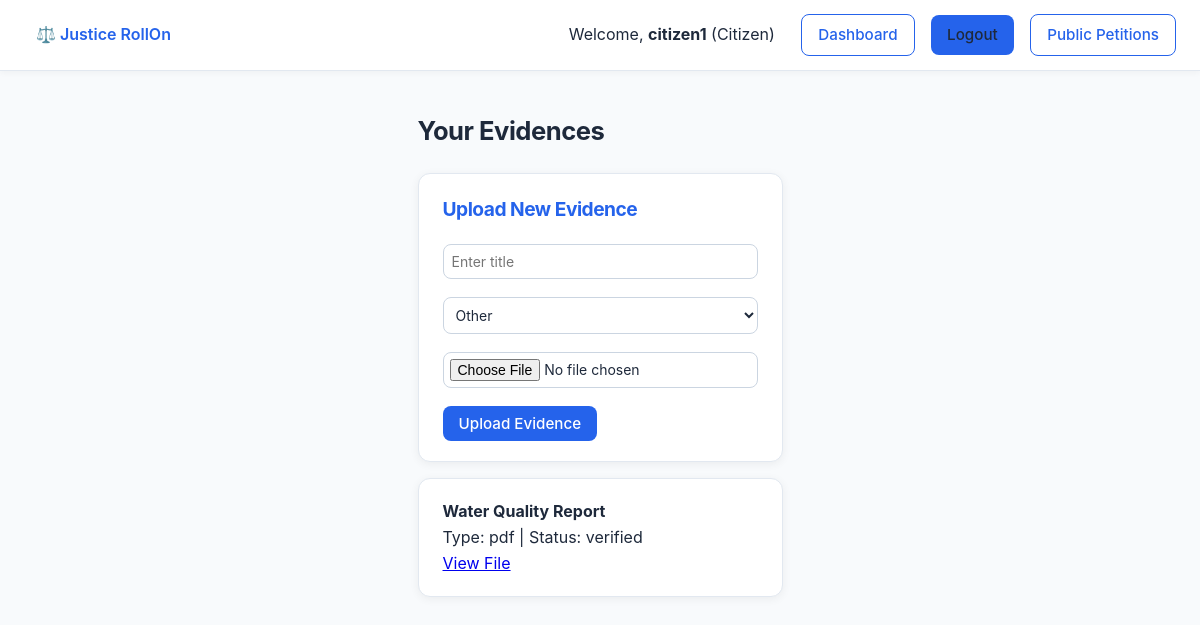
/evidences/ (signed in), run on the app's committed database.
### core/models.py (models this page shows, shortened)
class User(AbstractUser):
    ROLE_CHOICES = (
        ("admin", "Admin"),
        ("lawyer", "Lawyer"),
        ("citizen", "Citizen"),
    )
    role = models.CharField(
        max_length=20,
        choices=ROLE_CHOICES,
        default="citizen",
        help_text="User role determining permissions and available features.",
    )

class Evidence(models.Model):
    FILE_TYPES = (
        ("image", "Image"),
        ("pdf", "PDF"),
        ("video", "Video"),
        ("doc", "Document"),
        ("other", "Other"),
    )
    VERIFICATION_STATUS = (
        ("pending", "Pending"),
        ("verified", "Verified"),
        ("rejected", "Rejected"),
    )
    uploader = models.ForeignKey(
        User,
        on_delete=models.CASCADE,
        related_name="evidences",
        help_text="The user who uploaded this evidence.",
    )
    file = models.FileField(
        upload_to="evidence/",
        help_text="The actual uploaded file (stored in MEDIA_ROOT/evidence/).",
    )
    title = models.CharField(max_length=255, help_text="Descriptive title of the evidence.")
    file_type = models.CharField(
        max_length=20,
        choices=FILE_TYPES,
        default="other",
        help_text="Type of file for filtering and display purposes.",
    )
    uploaded_at = models.DateTimeField(auto_now_add=True)
    size_bytes = models.PositiveIntegerField(
        null=True,
        blank=True,
        help_text="File size in bytes (automatically populated on save).",
    )
    case_tag = models.CharField(
        max_length=128,
        blank=True,
        help_text="Optional tag to group evidence by case or topic.",
    )
    verification_status = models.CharField(
        max_length=20,
        choices=VERIFICATION_STATUS,
        default="pending",
        help_text="Moderation status: pending review, verified, or rejected.",
    )
    rule_violation = models.CharField(
        max_length=255,
        blank=True,
        help_text="Description of any platform rule violation (if rejected).",
    )
    party_involved = models.CharField(
        max_length=255,
        blank=True,
        help_text="Names or entities involved in the evidence.",
    )
    harm = models.TextField(
        blank=True,
        help_text="Description of harm caused or alleged (for sensitive content review).",
    )
    def save(self, *args, **kwargs):
        """Automatically populate file size on save if file is attached."""
        if self.file:
            try:
                self.size_bytes = self.file.size
            except Exception:
                pass
        super().save(*args, **kwargs)
    class Meta:
        ordering = ["-uploaded_at"]
        verbose_name_plural = "Evidence"

### core/views.py (the view)
# urls.py: path("evidences/", views.evidence_list, name="evidence_list"),
@login_required
def evidence_list(request):
    evidences = Evidence.objects.filter(uploader=request.user)
    return render(request, "evidence_list.html", {"evidences": evidences})

### core/templates/evidence_list.html (shortened to what this page needs)
{% extends "base.html" %}
{% block content %}
<h2>Your Evidences</h2>
<div class="card" style="margin-bottom: 1rem;">
  <h3>Upload New Evidence</h3>
  {% if user.role == "citizen" %}
  <form method="post" enctype="multipart/form-data" action="/api/upload-evidence/">
    <div style="margin-bottom: 0.5rem;">
      <input type="text" name="title" placeholder="Enter title" required class="input" style="width: 100%; padding: 8px;">
    </div>
    <div style="margin-bottom: 0.5rem;">
      <select name="file_type" class="input" style="width: 100%; padding: 8px;">
        <option value="other" selected>Other</option>
      </select>
    </div>
    <div style="margin-bottom: 0.5rem;">
      <input type="file" name="file" required style="width: 100%; padding: 6px;">
    </div>
    <button type="submit" class="btn">Upload Evidence</button>
  </form>
  {% endif %}
</div>
{% for e in evidences %}
<div class="card">
  <strong>{{ e.title }}</strong><br>
  Type: {{ e.file_type }} | Status: {{ e.verification_status }}<br>
  <a href="{{ e.file.url }}" target="_blank">View File</a>
</div>
{% empty %}
<p>No evidences yet.</p>
{% endfor %}
{% endblock %}

### core/templates/base.html (shortened to what this page needs)
<!DOCTYPE html>
<html lang="en">
{% load static %}
  <head>
    <link rel="stylesheet" href="{% static 'core/css/style.css' %}" />
  </head>
  <body>
    <div class="topnav">
      <div>
        <a href="{% url 'home' %}"
          style="font-weight: 600; color: var(--primary); text-decoration: none;">
          ⚖️ Justice RollOn
        </a>
      </div>
      <div>
        {% if user.is_authenticated %}
          <span style="margin-right: 10px">
            Welcome, <strong>{{ user.username }}</strong> ({{ user.role|title }})
          </span>
          <a class="btn outline" href="{% url 'dashboard2' %}">Dashboard</a>
          <a class="btn" href="{% url 'logout' %}">Logout</a>
        {% else %}
          <a class="btn outline" href="{% url 'login' %}">Login</a>
          <a class="btn" href="{% url 'register' %}">Register</a>
        {% endif %}
        <a class="btn outline" href="{% url 'justice_index' %}">Public Petitions</a>
      </div>
    </div>
    <div class="container">{% block content %}{% endblock %}</div>
  </body>
</html>

### core/static/core/css/style.css (style rules this page uses)
:root { --ink: #1e293b; --bg: #f8fafc; --primary: #2563eb; --primary-light: #3b82f6; --success: #10b981; --warning: #f59e0b; --danger: #dc2626; --muted: #64748b; --card-radius: 12px; --shadow: 0 2px 10px rgba(0, 0, 0, 0.06); --shadow-hover: 0 4px 16px rgba(0, 0, 0, 0.08); }
* { box-sizing: border-box; font-family: "Inter", "Segoe UI", Roboto, sans-serif; transition: all 0.15s ease-in-out; }
body { background: var(--bg); color: var(--ink); margin: 0; padding: 0; line-height: 1.6; min-height: 100vh; display: flex; flex-direction: column; }
.topnav { display: flex; justify-content: space-between; align-items: center; padding: 14px 24px; background: #ffffff; border-bottom: 1px solid #e2e8f0; box-shadow: 0 2px 6px rgba(0, 0, 0, 0.04); position: sticky; top: 0; z-index: 10; }
.topnav a { text-decoration: none; color: var(--ink); font-weight: 500; margin-left: 12px; }
.container { max-width: 980px; margin: 40px auto; padding: 0 16px; }
.card { background: #ffffff; border-radius: var(--card-radius); padding: 20px 24px; box-shadow: var(--shadow); margin-bottom: 16px; border: 1px solid #e2e8f0; }
h1, h2, h3 { color: var(--ink); font-weight: 700; letter-spacing: -0.5px; margin-top: 0; }
h2 { font-size: 1.6rem; }
h3 { font-size: 1.2rem; color: var(--primary); }
.btn { display: inline-block; background: var(--primary); color: #ffffff; padding: 8px 16px; border-radius: 8px; border: none; text-decoration: none; font-weight: 500; cursor: pointer; font-size: 0.95rem; }
.btn.outline { background: transparent; color: var(--primary); border: 1px solid var(--primary); }
input[type="text"], input[type="password"], textarea, select { width: 100%; padding: 10px 12px; border-radius: 8px; border: 1px solid #cbd5e1; font-size: 15px; background-color: #ffffff; color: var(--ink); outline: none; }
.card input, .card textarea, .card select { width: max-content; padding: 8px; margin-bottom: 10px; border: 1px solid #CBD5E1; border-radius: 8px; font-size: 14px; }
.card button.btn { cursor: pointer; border: none; }

### data on the page
User: username "citizen1", role "Citizen"
Evidence: title "Water Quality Report", file_type "pdf", verification_status "verified"
